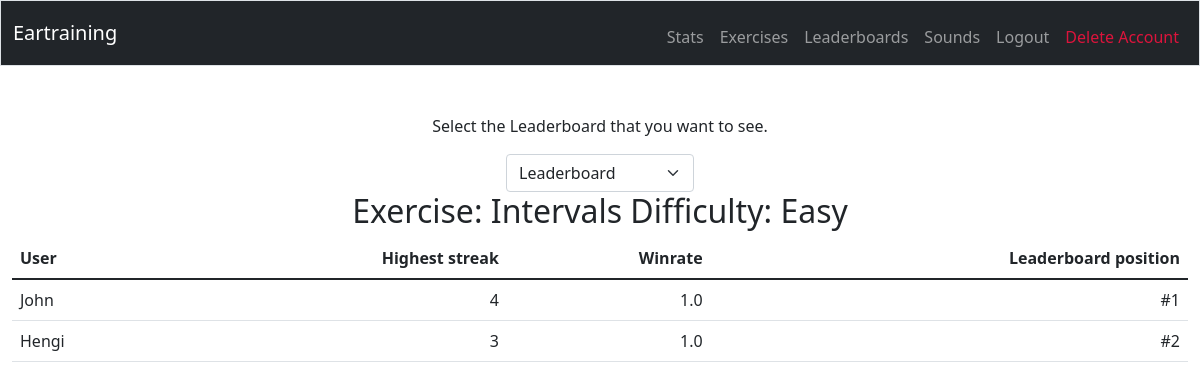
/leaderboard (signed in), run on the app's committed database.
### tables this page shows
CREATE TABLE stats (user_id INTEGER, exercise TEXT NOT NULL, difficulty TEXT NOT NULL, streak_highscore INTEGER NOT NULL DEFAULT 0, win_rate REAL NOT NULL DEFAULT 0.0, total_rounds INTEGER NOT NULL DEFAULT 0, total_wins INTEGER NOT NULL DEFAULT 0, total_losses INTEGER NOT NULL DEFAULT 0, leaderbord_p TEXT NOT NULL DEFAULT '#0', user_name TEXT,  FOREIGN KEY(user_id) REFERENCES users(id));

### app.py (the view)
@app.route("/leaderboard", methods=["GET"])
@login_required
def leaderboard():
    generate_leaderboards()
    leaderboards = []
    for Exercise in Exercises:
        for Difficulty in Difficulties:
            if db.execute("SELECT * FROM stats WHERE exercise = ? AND difficulty = ?", Exercise, Difficulty)[0]["total_rounds"] != 0:
                lists = db.execute("SELECT * FROM stats WHERE exercise = ? AND difficulty = ? AND total_rounds > 0 ORDER BY leaderbord_p ASC", Exercise, Difficulty)
            else:
                lists = db.execute("SELECT * FROM stats WHERE exercise = ? AND difficulty = ? ORDER BY leaderbord_p ASC", Exercise, Difficulty)
            leaderboards.append(lists)
    return render_template("leaderboard.html", leaderboards=leaderboards)

### app.py (called while the page is built)
def login_required(f):
    @wraps(f)
    def decorated_function(*args, **kwargs):
        if session.get('user_id') is None:
            return redirect('/login')
        return f(*args, **kwargs)
    return decorated_function

def generate_leaderboards():
    users = db.execute('SELECT * FROM users;')
    for Exercise in Exercises:
        for Difficulty in Difficulties:
            rows = db.execute('SELECT * FROM stats WHERE exercise = ? AND difficulty = ? ORDER BY streak_highscore DESC, win_rate DESC;', Exercise, Difficulty)
            i = 0
            for user in users:
                user_id = rows[i]["user_id"]
                i += 1
                db.execute("UPDATE stats SET leaderbord_p = ? WHERE exercise = ? AND difficulty = ? AND user_id = ?", ('#'+str(i)), Exercise, Difficulty, user_id)
    return

### templates/leaderboard.html (shortened to what this page needs)
{% extends "layout.html" %}
{% block main %}
    {% if leaderboards and leaderboards[0] %}
        <p>Select the Leaderboard that you want to see.</p>
        <select class="form-select mx-auto w-auto" id="selected_leaderboard">
            <option value="" disabled selected>Leaderboard</option>
        </select>
        {% for leaderboard in leaderboards %}
            <div id="{{ leaderboard[0]['exercise'] }}_{{ leaderboard[0]['difficulty'] }}">
                <h2>Exercise: {{ leaderboard[0]['exercise'] }} Difficulty: {{ leaderboard[0]['difficulty'] }}</h2>
                <table class="table tablemobile">
                    <thead>
                        <tr>
                            <th class="text-start">User</th>
                            <th class="text-end">Highest streak</th>
                            <th class="text-end">Winrate</th>
                            <th class="text-end">Leaderboard position</th>
                        </tr>
                    </thead>
                    <tbody>
                        {% for entry in leaderboard %}
                            {% if entry["streak_highscore"] > 0 %}
                            <tr>
                                <td class="text-start">{{ entry["user_name"] }}</td>
                                <td class="text-end">{{ entry["streak_highscore"] }}</td>
                                <td class="text-end">{{ entry["win_rate"] }}</td>
                                <td class="text-end">{{ entry["leaderbord_p"] }}</td>
                            </tr>
                            {% endif %}
                        {% endfor %}
                    </tbody>
                </table>
            </div>
        {% endfor %}
    {% else %}
        <h1>No leaderboards yet.</h1>
    {% endif %}
{% endblock %}

### data on the page
stats: exercise "Intervals", difficulty "Easy", user_name "John", streak_highscore "4", win_rate "1.0", leaderbord_p "#1"
stats: user_name "Hengi", streak_highscore "3", win_rate "1.0", leaderbord_p "#2"
